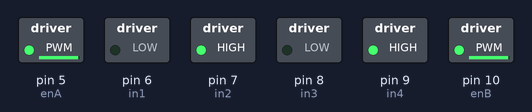
This sketch was run on a simulated Arduino Uno, built with avr-gcc and run on an emulated ATmega328P. Parts: switched loads named in the sketch (green lamp = pin HIGH).

Above: at 0.1 s.
At 3.1 s:
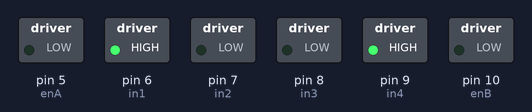
Timing chart, 0 to 4.6 s (numbered marks = the images above):
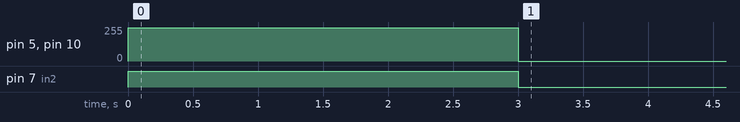

The sketch:

HBRIDGE.ino
```cpp
int enA = 5;
int in1 = 6;
int in2 = 7;
// motor two
int enB = 10;
int in3 = 8;
int in4 = 9;
void setup() {
  // put your setup code here, to run once:
  pinMode(enA, OUTPUT);
  pinMode(enB, OUTPUT);
  pinMode(in1, OUTPUT);
  pinMode(in2, OUTPUT);
  pinMode(in3, OUTPUT);
  pinMode(in4, OUTPUT);

  digitalWrite(in1, LOW);
  digitalWrite(in2, HIGH);
  analogWrite(enA, 250);
  digitalWrite(in3, LOW);
  digitalWrite(in4, HIGH);
  analogWrite(enB, 250);
  delay(3000);
  digitalWrite(in1, HIGH);
  digitalWrite(in2, LOW);
  analogWrite(enA, 0);
  digitalWrite(in3, LOW);
  digitalWrite(in4, HIGH);
  analogWrite(enB, 0);
}

void loop() {

}
```
